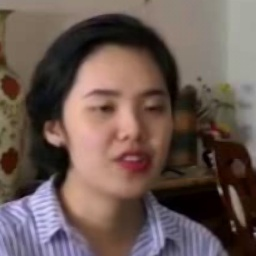
#> input picture test.jpg, 256 x 256 px
$ python -i features.py   (imports and definitions only)
#> lines starting #> are read from the running program, lines starting #| are printed output that depends on the picture
import cv2
import numpy as np

IMG_SIZE = 128

face_cascade = cv2.CascadeClassifier(
    cv2.data.haarcascades + "haarcascade_frontalface_default.xml"
)


def preprocess_image(image_path):
#> called with image_path = 'test.jpg'
    img = cv2.imread(image_path)
#> img is the input picture: shape (256, 256, 3); mean B, G, R 82.2, 88.3, 106.5

    if img is None:
        return None

    gray = cv2.cvtColor(img, cv2.COLOR_BGR2GRAY)
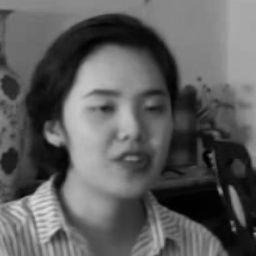
#> gray: shape (256, 256); min 0, max 219, mean 93

    faces = face_cascade.detectMultiScale(
        gray, scaleFactor=1.05, minNeighbors=3, minSize=(30, 30)
    )
#> faces = [[59, 53, 136, 136]]

    if len(faces) == 0:
        return None

    x, y, w, h = max(faces, key=lambda face: face[2] * face[3])
#> x = 59; y = 53; w = 136; h = 136
    face = img[y : y + h, x : x + w]
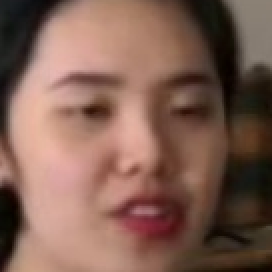
#> face: shape (136, 136, 3) (shown 2 times larger); mean B, G, R 82.5, 95.5, 129
    face = cv2.resize(face, (IMG_SIZE, IMG_SIZE))
#> face: shape (128, 128, 3)
    face = face / 255.0

    return face.astype(np.float32)

>>> result = preprocess_image('test.jpg')
